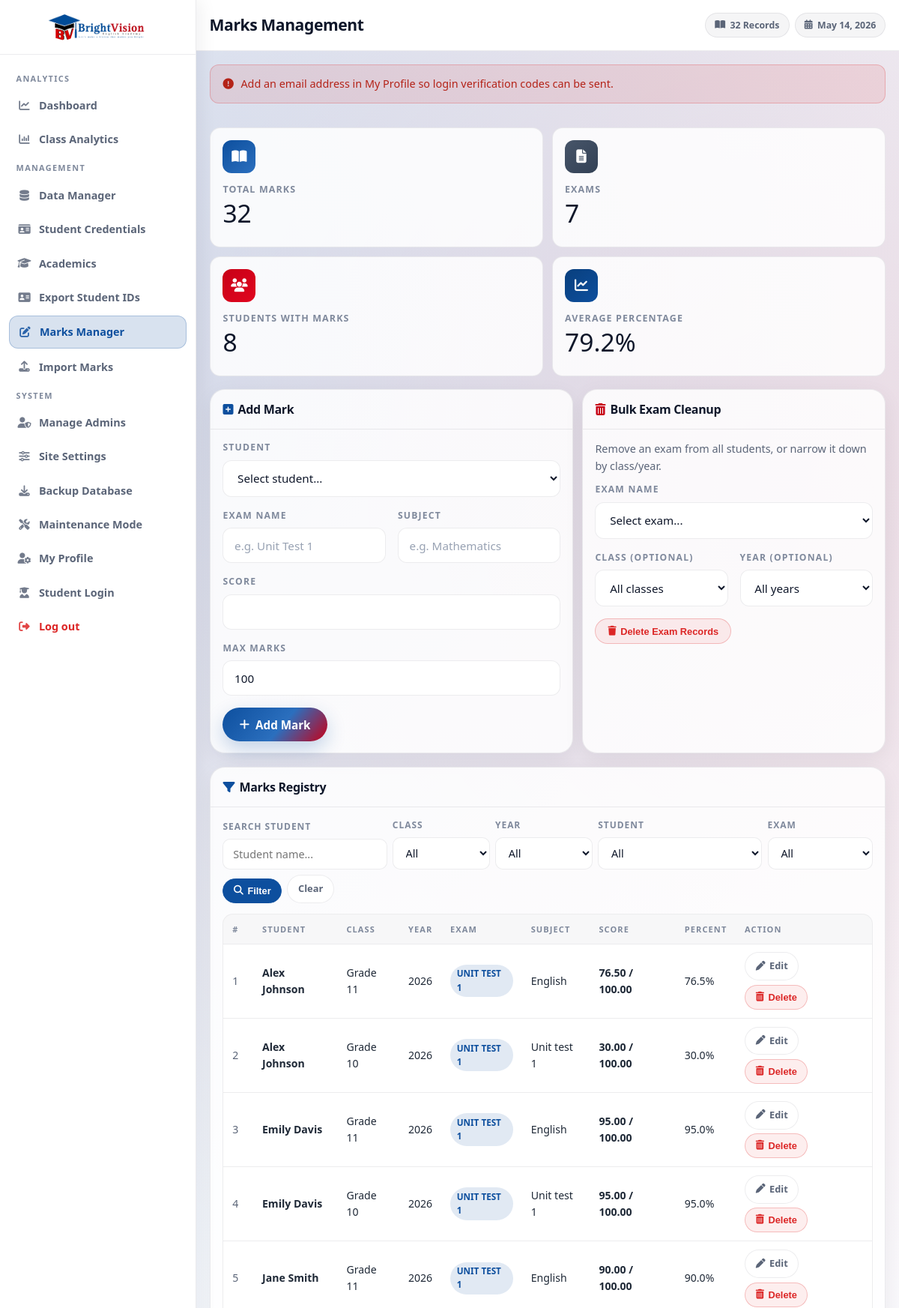
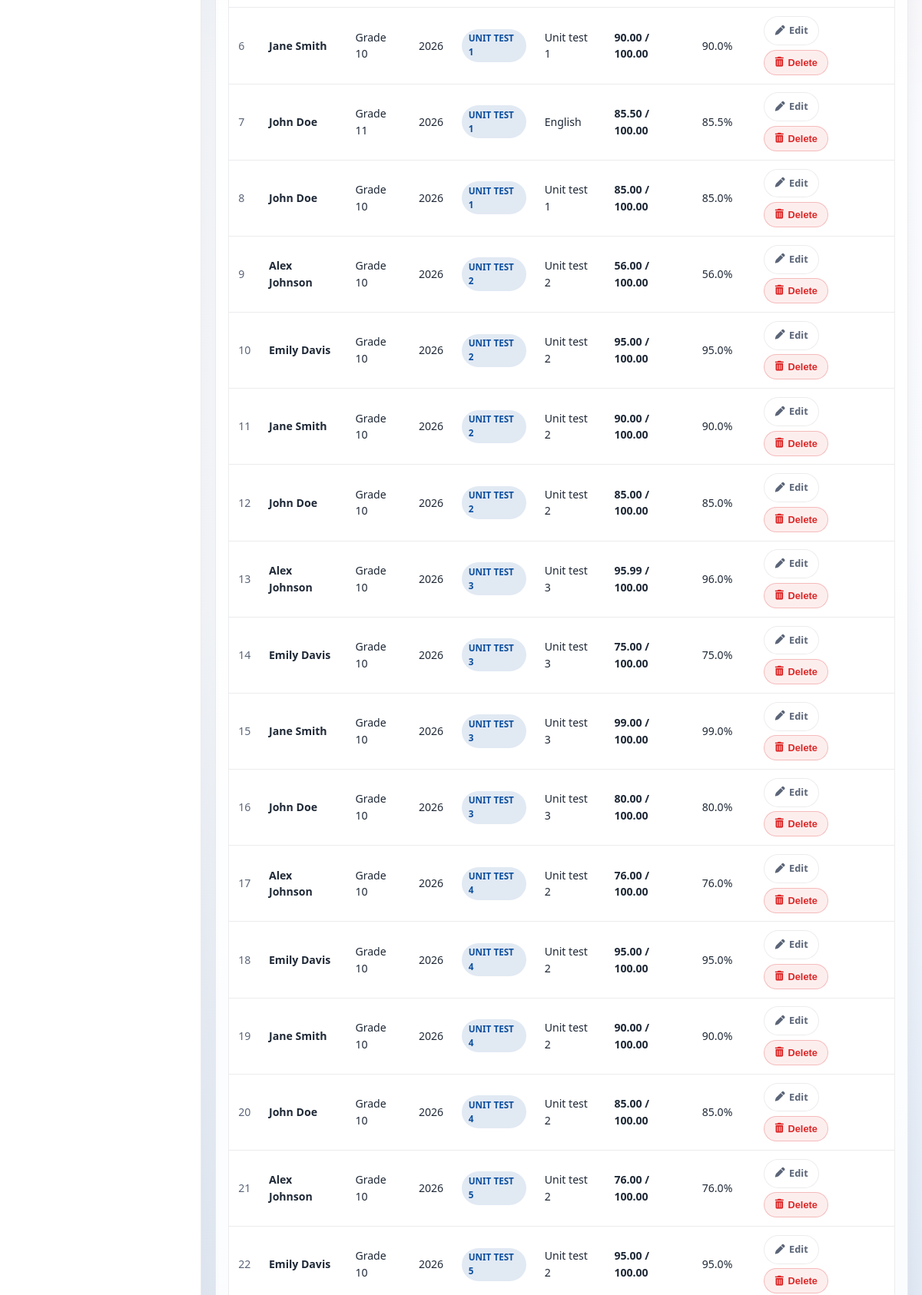
The page /admin/manage_marks.php (signed in, upper part) on the database its author committed (2 pictures, top to bottom).
### tables this page shows
CREATE TABLE IF NOT EXISTS `marks` (
  `id` INT AUTO_INCREMENT PRIMARY KEY,
  `student_id` INT NULL,
  `exam_name` VARCHAR(100) NOT NULL DEFAULT 'Term Exam',
  `subject_name` VARCHAR(100) NOT NULL,
  `marks_obtained` DECIMAL(7,2) DEFAULT 0.00,
  `max_marks` DECIMAL(7,2) NOT NULL DEFAULT 100.00,
  UNIQUE KEY `uq_student_exam_subject` (`student_id`, `exam_name`, `subject_name`),
  KEY `idx_marks_exam` (`exam_name`),
  KEY `idx_marks_subject` (`subject_name`),
  KEY `idx_marks_student_exam` (`student_id`, `exam_name`),
  CONSTRAINT `fk_marks_student`
    FOREIGN KEY (`student_id`) REFERENCES `students` (`id`) ON DELETE CASCADE
);

CREATE TABLE IF NOT EXISTS `students` (
  `id` INT AUTO_INCREMENT PRIMARY KEY,
  `student_code` VARCHAR(24) NULL UNIQUE,
  `name` VARCHAR(100) NOT NULL,
  `class_id` INT NULL,
  `academic_year_id` INT NULL,
  UNIQUE KEY `uq_student_identity` (`name`, `class_id`, `academic_year_id`),
  KEY `idx_students_class_year` (`class_id`, `academic_year_id`),
  KEY `idx_students_class_year_name` (`class_id`, `academic_year_id`, `name`),
  KEY `idx_students_year_class_name` (`academic_year_id`, `class_id`, `name`),
  KEY `idx_students_name` (`name`),
  CONSTRAINT `fk_students_class`
    FOREIGN KEY (`class_id`) REFERENCES `classes` (`id`) ON DELETE CASCADE,
  CONSTRAINT `fk_students_year`
    FOREIGN KEY (`academic_year_id`) REFERENCES `academic_years` (`id`) ON DELETE CASCADE
);

CREATE TABLE IF NOT EXISTS `classes` (
  `id` INT AUTO_INCREMENT PRIMARY KEY,
  `class_name` VARCHAR(50) NOT NULL UNIQUE
);

CREATE TABLE IF NOT EXISTS `academic_years` (
  `id` INT AUTO_INCREMENT PRIMARY KEY,
  `year_name` VARCHAR(20) NOT NULL UNIQUE
);

### admin/manage_marks.php (the view, shortened to what the rows shown need)
<?php
require_once '../config.php';
$query_with = static function (array $updates = [], array $remove = []): string {
    $query = $_GET;
    foreach ($remove as $key) {
        unset($query[$key]);
    }
    foreach ($updates as $key => $value) {
        if ($value === null || $value === '') {
            unset($query[$key]);
        } else {
            $query[$key] = $value;
        }
    }
    return http_build_query($query);
};
$marksSql = "
    SELECT
        m.id,
        m.student_id,
        m.exam_name,
        m.subject_name,
        m.marks_obtained,
        m.max_marks,
        ROUND(CASE WHEN m.max_marks > 0 THEN (m.marks_obtained / m.max_marks) * 100 ELSE 0 END, 2) AS percentage,
        s.name AS student_name,
        c.class_name,
        y.year_name
    FROM marks m
    JOIN students s ON s.id = m.student_id
    LEFT JOIN classes c ON c.id = s.class_id
    LEFT JOIN academic_years y ON y.id = s.academic_year_id
    WHERE 1 = 1
";
$marksParams = [];
$marksSql .= "
    ORDER BY m.exam_name ASC, s.name ASC, m.subject_name ASC
    LIMIT 500
";
$marksStmt = $pdo->prepare($marksSql);
$marksStmt->execute($marksParams);
$marks = $marksStmt->fetchAll();
$editMark = null;
?>
<!DOCTYPE html>
<html lang="en">
<head>
    <link rel="preload" href="https://cdnjs.cloudflare.com/ajax/libs/font-awesome/6.5.0/css/all.min.css" as="style" onload="this.onload=null;this.rel='stylesheet'">
    <link rel="stylesheet" href="../css/style.css">
    <link rel="stylesheet" href="../css/admin.css">
</head>
<body>
    <div class="admin-layout">
        <main class="admin-main">
            <div class="admin-topbar">
                <div class="topbar-left">
                    <h1>Marks Management</h1>
                </div>
            </div>
            <div class="admin-body dashboard-stack">
                <section class="management-grid reveal d2">
                    <article class="dash-panel">
                        <div class="panel-head">
                            <h2><i class="fas fa-square-plus" style="color:var(--primary);"></i> <?= $editMark ? 'Edit Mark' : 'Add Mark' ?></h2>
                        </div>
                    </article>
                    <article class="dash-panel">
                        <div class="panel-head">
                            <h2><i class="fas fa-trash-can" style="color:var(--accent);"></i> Bulk Exam Cleanup</h2>
                        </div>
                    </article>
                </section>
                <section class="dash-panel reveal d3">
                    <div class="panel-head">
                        <h2><i class="fas fa-filter" style="color:var(--primary);"></i> Marks Registry</h2>
                    </div>
                    <div class="panel-body">
                        <div class="notion-table-wrap">
                            <table class="notion-table">
                                <thead>
                                    <tr>
                                        <th>#</th>
                                        <th>Student</th>
                                        <th>Class</th>
                                        <th>Year</th>
                                        <th>Exam</th>
                                        <th>Subject</th>
                                        <th>Score</th>
                                        <th>Percent</th>
                                        <th>Action</th>
                                    </tr>
                                </thead>
                                <tbody>
                                    <?php if (empty($marks)): ?>
                                        <tr>
                                            <td colspan="9" style="text-align:center;color:var(--text-muted);padding:1.3rem;">No marks found for selected filters.</td>
                                        </tr>
                                    <?php else: ?>
                                        <?php foreach ($marks as $index => $mark): ?>
                                            <tr>
                                                <td style="color:var(--text-muted);"><?= $index + 1 ?></td>
                                                <td><strong><?= htmlspecialchars($mark['student_name']) ?></strong></td>
                                                <td><?= htmlspecialchars($mark['class_name'] ?? '-') ?></td>
                                                <td><?= htmlspecialchars($mark['year_name'] ?? '-') ?></td>
                                                <td><span class="notion-tag tag-blue"><?= htmlspecialchars($mark['exam_name']) ?></span></td>
                                                <td><?= htmlspecialchars($mark['subject_name']) ?></td>
                                                <td style="font-weight:700;"><?= number_format((float) $mark['marks_obtained'], 2) ?> / <?= number_format((float) ($mark['max_marks'] ?? 100), 2) ?></td>
                                                <td><?= number_format((float) ($mark['percentage'] ?? 0), 1) ?>%</td>
                                                <td>
                                                    <div class="table-actions">
                                                        <a href="manage_marks.php?<?= htmlspecialchars($query_with(['edit_mark' => (int) $mark['id']])) ?>" class="notion-btn notion-btn-ghost notion-btn-sm">
                                                            <i class="fas fa-pen"></i> Edit
                                                        </a>
                                                        <form method="POST" onsubmit="return confirm('Delete this mark record?');">
                                                            <button type="submit" class="notion-btn notion-btn-danger notion-btn-sm">
                                                                <i class="fas fa-trash-alt"></i> Delete
                                                            </button>
                                                        </form>
                                                    </div>
                                                </td>
                                            </tr>
                                        <?php endforeach; ?>
                                    <?php endif; ?>
                                </tbody>
                            </table>
                        </div>
                    </div>
                </section>
            </div>
        </main>
    </div>
</body>
</html>

### rows shown on the page
marks: student.name "Alex Johnson", classes.class_name "Grade 11", academic_years.year_name "2026", exam_name "UNIT TEST 1", subject_name "English", marks_obtained "76.50", max_marks "100.00", percentage "76.5"
marks: student.name "Alex Johnson", classes.class_name "Grade 10", academic_years.year_name "2026", exam_name "UNIT TEST 1", subject_name "Unit test 1", marks_obtained "30.00", max_marks "100.00", percentage "30.0"
marks: student.name "Emily Davis", classes.class_name "Grade 11", academic_years.year_name "2026", exam_name "UNIT TEST 1", subject_name "English", marks_obtained "95.00", max_marks "100.00", percentage "95.0"
marks: student.name "Emily Davis", classes.class_name "Grade 10", academic_years.year_name "2026", exam_name "UNIT TEST 1", subject_name "Unit test 1", marks_obtained "95.00", max_marks "100.00", percentage "95.0"
marks: student.name "Jane Smith", classes.class_name "Grade 11", academic_years.year_name "2026", exam_name "UNIT TEST 1", subject_name "English", marks_obtained "90.00", max_marks "100.00", percentage "90.0"
marks: student.name "Jane Smith", classes.class_name "Grade 10", academic_years.year_name "2026", exam_name "UNIT TEST 1", subject_name "Unit test 1", marks_obtained "90.00", max_marks "100.00", percentage "90.0"
marks: student.name "John Doe", classes.class_name "Grade 11", academic_years.year_name "2026", exam_name "UNIT TEST 1", subject_name "English", marks_obtained "85.50", max_marks "100.00", percentage "85.5"
marks: student.name "John Doe", classes.class_name "Grade 10", academic_years.year_name "2026", exam_name "UNIT TEST 1", subject_name "Unit test 1", marks_obtained "85.00", max_marks "100.00", percentage "85.0"
marks: student.name "Alex Johnson", classes.class_name "Grade 10", academic_years.year_name "2026", exam_name "UNIT TEST 2", subject_name "Unit test 2", marks_obtained "56.00", max_marks "100.00", percentage "56.0"
marks: student.name "Emily Davis", classes.class_name "Grade 10", academic_years.year_name "2026", exam_name "UNIT TEST 2", subject_name "Unit test 2", marks_obtained "95.00", max_marks "100.00", percentage "95.0"
marks: student.name "Jane Smith", classes.class_name "Grade 10", academic_years.year_name "2026", exam_name "UNIT TEST 2", subject_name "Unit test 2", marks_obtained "90.00", max_marks "100.00", percentage "90.0"
marks: student.name "John Doe", classes.class_name "Grade 10", academic_years.year_name "2026", exam_name "UNIT TEST 2", subject_name "Unit test 2", marks_obtained "85.00", max_marks "100.00", percentage "85.0"
marks: student.name "Alex Johnson", classes.class_name "Grade 10", academic_years.year_name "2026", exam_name "UNIT TEST 3", subject_name "Unit test 3", marks_obtained "95.99", max_marks "100.00", percentage "96.0"
marks: student.name "Emily Davis", classes.class_name "Grade 10", academic_years.year_name "2026", exam_name "UNIT TEST 3", subject_name "Unit test 3", marks_obtained "75.00", max_marks "100.00", percentage "75.0"
marks: student.name "Jane Smith", classes.class_name "Grade 10", academic_years.year_name "2026", exam_name "UNIT TEST 3", subject_name "Unit test 3", marks_obtained "99.00", max_marks "100.00", percentage "99.0"
marks: student.name "John Doe", classes.class_name "Grade 10", academic_years.year_name "2026", exam_name "UNIT TEST 3", subject_name "Unit test 3", marks_obtained "80.00", max_marks "100.00", percentage "80.0"
marks: student.name "Alex Johnson", classes.class_name "Grade 10", academic_years.year_name "2026", exam_name "UNIT TEST 4", subject_name "Unit test 2", marks_obtained "76.00", max_marks "100.00", percentage "76.0"
marks: student.name "Emily Davis", classes.class_name "Grade 10", academic_years.year_name "2026", exam_name "UNIT TEST 4", subject_name "Unit test 2", marks_obtained "95.00", max_marks "100.00", percentage "95.0"
marks: student.name "Jane Smith", classes.class_name "Grade 10", academic_years.year_name "2026", exam_name "UNIT TEST 4", subject_name "Unit test 2", marks_obtained "90.00", max_marks "100.00", percentage "90.0"
marks: student.name "John Doe", classes.class_name "Grade 10", academic_years.year_name "2026", exam_name "UNIT TEST 4", subject_name "Unit test 2", marks_obtained "85.00", max_marks "100.00", percentage "85.0"
marks: student.name "Alex Johnson", classes.class_name "Grade 10", academic_years.year_name "2026", exam_name "UNIT TEST 5", subject_name "Unit test 2", marks_obtained "76.00", max_marks "100.00", percentage "76.0"
marks: student.name "Emily Davis", classes.class_name "Grade 10", academic_years.year_name "2026", exam_name "UNIT TEST 5", subject_name "Unit test 2", marks_obtained "95.00", max_marks "100.00", percentage "95.0"

### other values the page prints
$totals['marks'] "32"
$flash['text'] "Add an email address in My Profile so login verification codes can be sent."
$totals['exams'] "7"
$totals['students'] "8"
$totals['avg'] "79.2"
